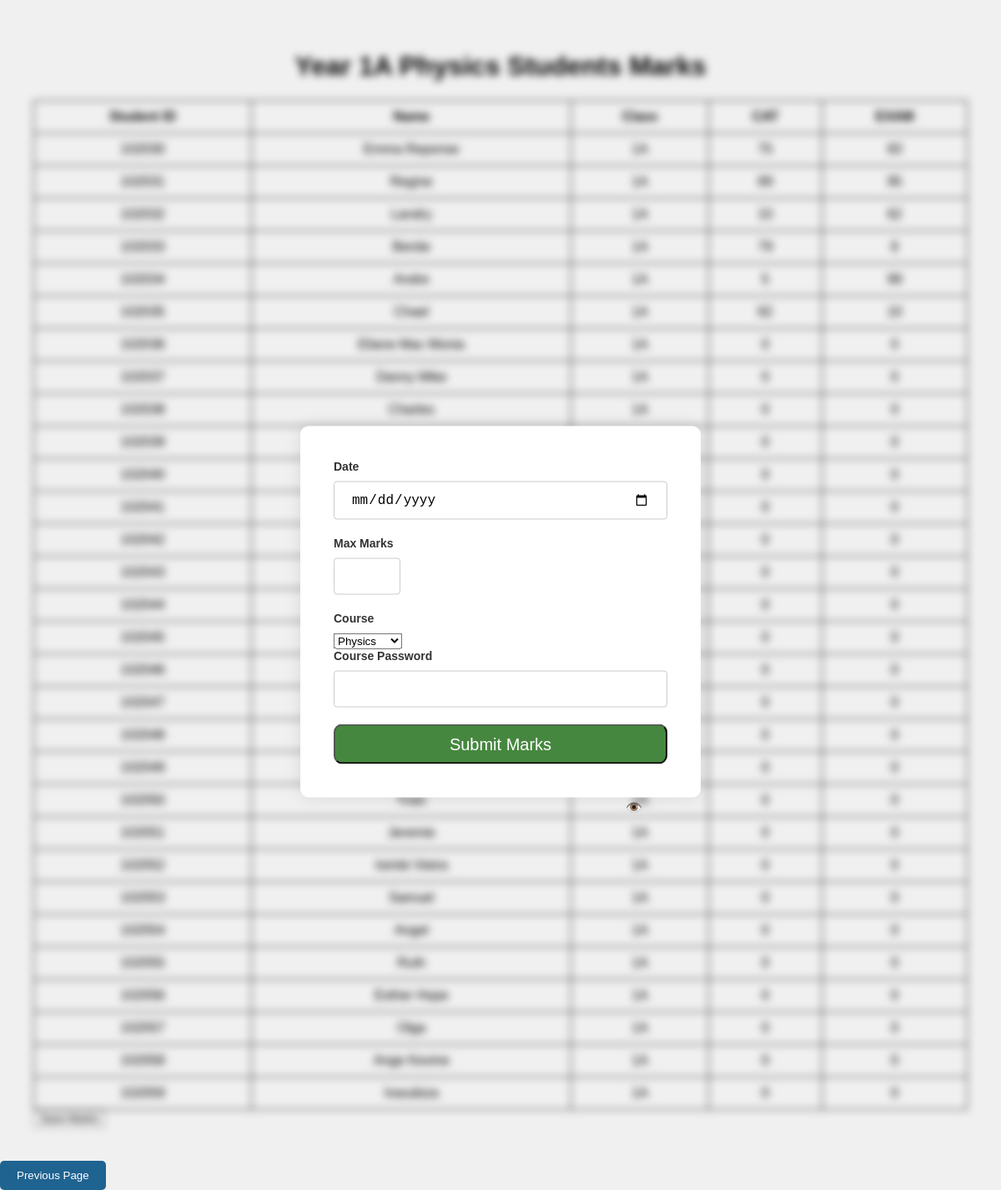
/Teachers/courses/physics/marks/year1/year1a.php, run on the app's committed database.
### tables this page shows
CREATE TABLE `physics_marks_year1a` (
  `id` int(11) NOT NULL,
  `student_id` int(11) NOT NULL,
  `name` varchar(255) NOT NULL,
  `class` varchar(10) NOT NULL,
  `CAT` int(11) DEFAULT NULL,
  `EXAM` int(11) DEFAULT NULL
);

### Teachers/courses/physics/marks/year1/year1a.php (the view, shortened to what this page needs)
<!DOCTYPE html>
<html lang="en">
<head>
</head>
<body>
  <div id="formContainer" class="container">
    <form id="marksForm" onsubmit="return submitForm()">
      <div>
        <label for="date">Date</label>
        <input type="date" id="date" name="date" />
      </div>
      <div>
        <label for="maxMarks">Max Marks</label>
        <input type="number" id="maxMarks" name="maxMarks" />
      </div>
      <div>
        <label for="course">Course</label>
        <select id="course" name="course">
          <option value="physics">Physics</option>
        </select>
      </div>
      <div class="hidden-password">
        <label for="course-password">Course Password</label>
        <input type="password" id="course-password" name="password" />
        <span class="eye" onclick="togglePassword()">👁️</span>
      </div>
      <button type="submit" class="submit">Submit Marks</button>
    </form>
  </div>
  <div id="content" class="content">
    <h1>Year 1A Physics Students Marks</h1>
    <table>
      <thead>
        <tr>
          <th>Student ID</th>
          <th>Name</th>
          <th>Class</th>
          <th>CAT</th>
          <th>EXAM</th>
        </tr>
      </thead>
      <tbody id="studentTable">
        <?php
        $servername = "localhost";
        $username = "root";
        $password = "";
        $dbname = "sms";
        $conn = new mysqli($servername, $username, $password, $dbname);
        $sql = "SELECT student_id, name, class, CAT ,EXAM FROM physics_marks_year1a";
        $result = $conn->query($sql);
        if ($result->num_rows > 0) {
          while ($row = $result->fetch_assoc()) {
            echo "<tr>";
            echo "<td>" . $row["student_id"] . "</td>";
            echo "<td>" . $row["name"] . "</td>";
            echo "<td>" . $row["class"] . "</td>";
            echo "<td contenteditable='true' class='editable'>" . $row["CAT"] . "</td>";
            echo "<td contenteditable='true' class='editable'>" . $row["EXAM"] . "</td>";
            echo "</tr>";
          }
        } else {
          echo "<tr><td colspan='4'>No records found.</td></tr>";
        }
        ?>
      </tbody>
    </table>
    <button id="saveButton" onclick="saveMarks()">Save Marks</button>
  </div>
  <button id="prevPageButton">Previous Page</button>
</body>
</html>

### Teachers/courses/physics/marks/year1/year1a.php (style rules this page uses)
body { font-family: Arial, sans-serif; margin: 0; padding: 0; background-color: #f0f0f0; }
.content { margin: 20px; padding: 20px; }
table { width: 100%; border-collapse: collapse; }
table, th, td { border: 1px solid black; }
th, td { padding: 10px; text-align: center; }
input[type="number"] { width: 80px; text-align: center; }
#prevPageButton { padding: 10px 20px; background-color: #1f6391; color: white; border: none; border-radius: 5px; cursor: pointer; }
h1 { text-align: center; }
.container { background-color: #fff; border-radius: 10px; box-shadow: 0 0 20px rgba(0, 0, 0, 0.1); padding: 40px; margin: 20px auto; max-width: 400px; position: fixed; top: 50%; left: 50%; transform: translate(-50%, -50%); z-index: 1000; }
.blurred { filter: blur(5px); }
label { display: block; font-size: 14px; font-weight: bold; color: #333; margin-bottom: 10px; }
input { width: 100%; padding: 12px 20px; margin-bottom: 20px; display: inline-block; border: 1px solid #ccc; border-radius: 4px; box-sizing: border-box; font-size: 16px; }
.submit { background-color: rgba(17, 101, 8, 0.775); width: 25rem; height: 3rem; text-align: center; vertical-align: middle; color: white; font-size: 20px; border-radius: 10px; }
.eye { cursor: pointer; position: absolute; right: 30px; top: 180px; }
.hidden-password { position: relative; }

### data on the page
physics_marks_year1a: student "102030", name "Emma Reponse", class "1A", CAT "75", EXAM "83"
physics_marks_year1a: student "102031", name "Regine", class "1A", CAT "89", EXAM "95"
physics_marks_year1a: student "102032", name "Landry", class "1A", CAT "10", EXAM "62"
physics_marks_year1a: student "102033", name "Benite", class "1A", CAT "79", EXAM "8"
physics_marks_year1a: student "102034", name "Andre", class "1A", CAT "5", EXAM "99"
physics_marks_year1a: student "102035", name "Chael", class "1A", CAT "82", EXAM "10"
physics_marks_year1a: student "102036", name "Eliane Mac Monia", class "1A", CAT "0", EXAM "0"
physics_marks_year1a: student "102037", name "Danny Mike", class "1A", CAT "0", EXAM "0"
physics_marks_year1a: student "102038", name "Charles", class "1A", CAT "0", EXAM "0"
physics_marks_year1a: student "102039", CAT "0", EXAM "0"
physics_marks_year1a: student "102040", CAT "0", EXAM "0"
physics_marks_year1a: student "102041", CAT "0", EXAM "0"
physics_marks_year1a: student "102042", CAT "0", EXAM "0"
physics_marks_year1a: student "102043", CAT "0", EXAM "0"
physics_marks_year1a: student "102044", CAT "0", EXAM "0"
physics_marks_year1a: student "102045", CAT "0", EXAM "0"
physics_marks_year1a: student "102046", CAT "0", EXAM "0"
physics_marks_year1a: student "102047", CAT "0", EXAM "0"
physics_marks_year1a: student "102048", CAT "0", EXAM "0"
physics_marks_year1a: student "102049", CAT "0", EXAM "0"
physics_marks_year1a: student "102050", name "Yvan", class "1A", CAT "0", EXAM "0"
physics_marks_year1a: student "102051", name "Jeremie", class "1A", CAT "0", EXAM "0"
physics_marks_year1a: student "102052", name "Isimbi Vieira", class "1A", CAT "0", EXAM "0"
physics_marks_year1a: student "102053", name "Samuel", class "1A", CAT "0", EXAM "0"
physics_marks_year1a: student "102054", name "Angel", class "1A", CAT "0", EXAM "0"
physics_marks_year1a: student "102055", name "Ruth", class "1A", CAT "0", EXAM "0"
physics_marks_year1a: student "102056", name "Esther Hope", class "1A", CAT "0", EXAM "0"
physics_marks_year1a: student "102057", name "Olga", class "1A", CAT "0", EXAM "0"
physics_marks_year1a: student "102058", name "Ange Kevine", class "1A", CAT "0", EXAM "0"
physics_marks_year1a: student "102059", name "Irasubiza", class "1A", CAT "0", EXAM "0"
